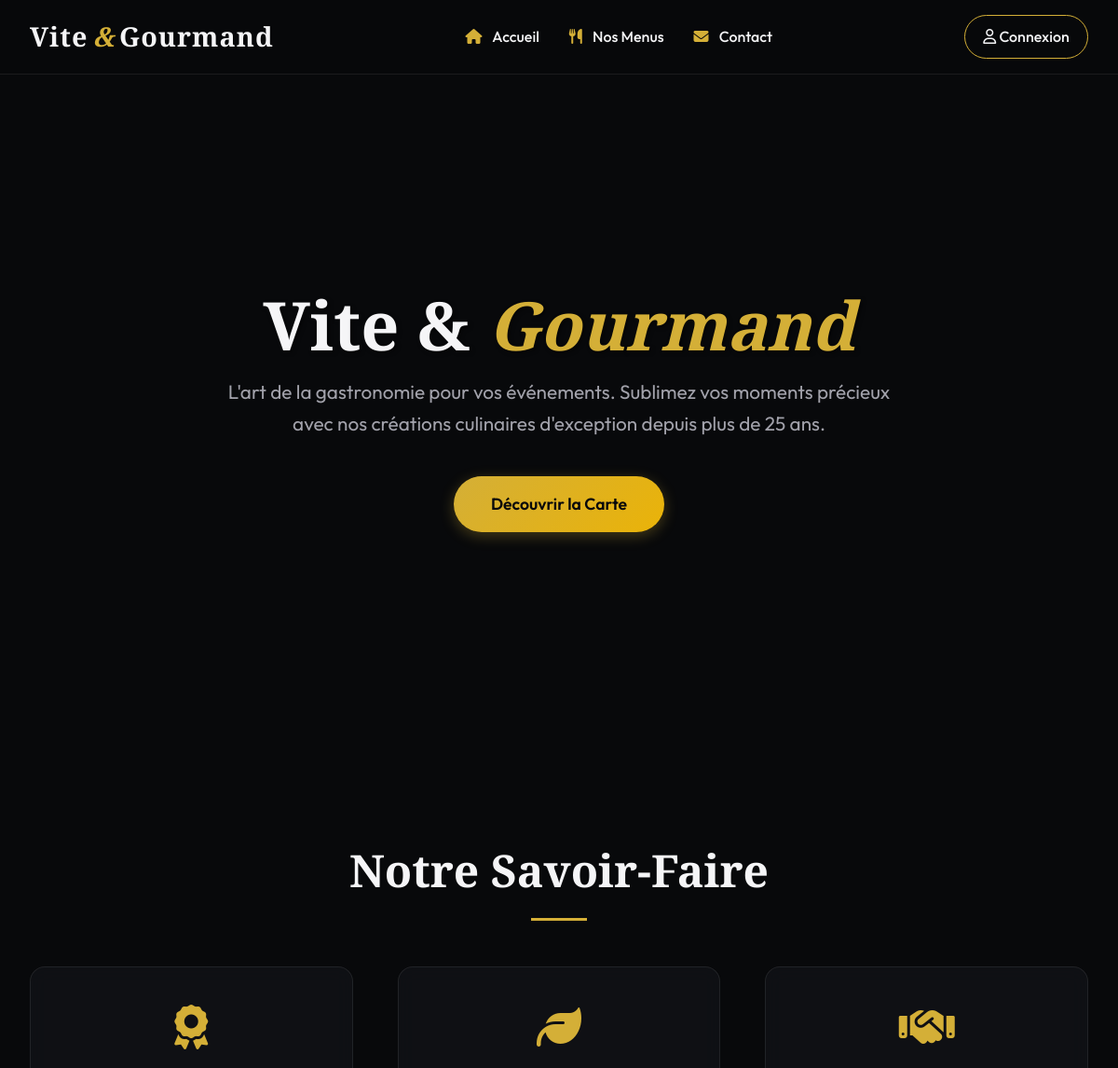
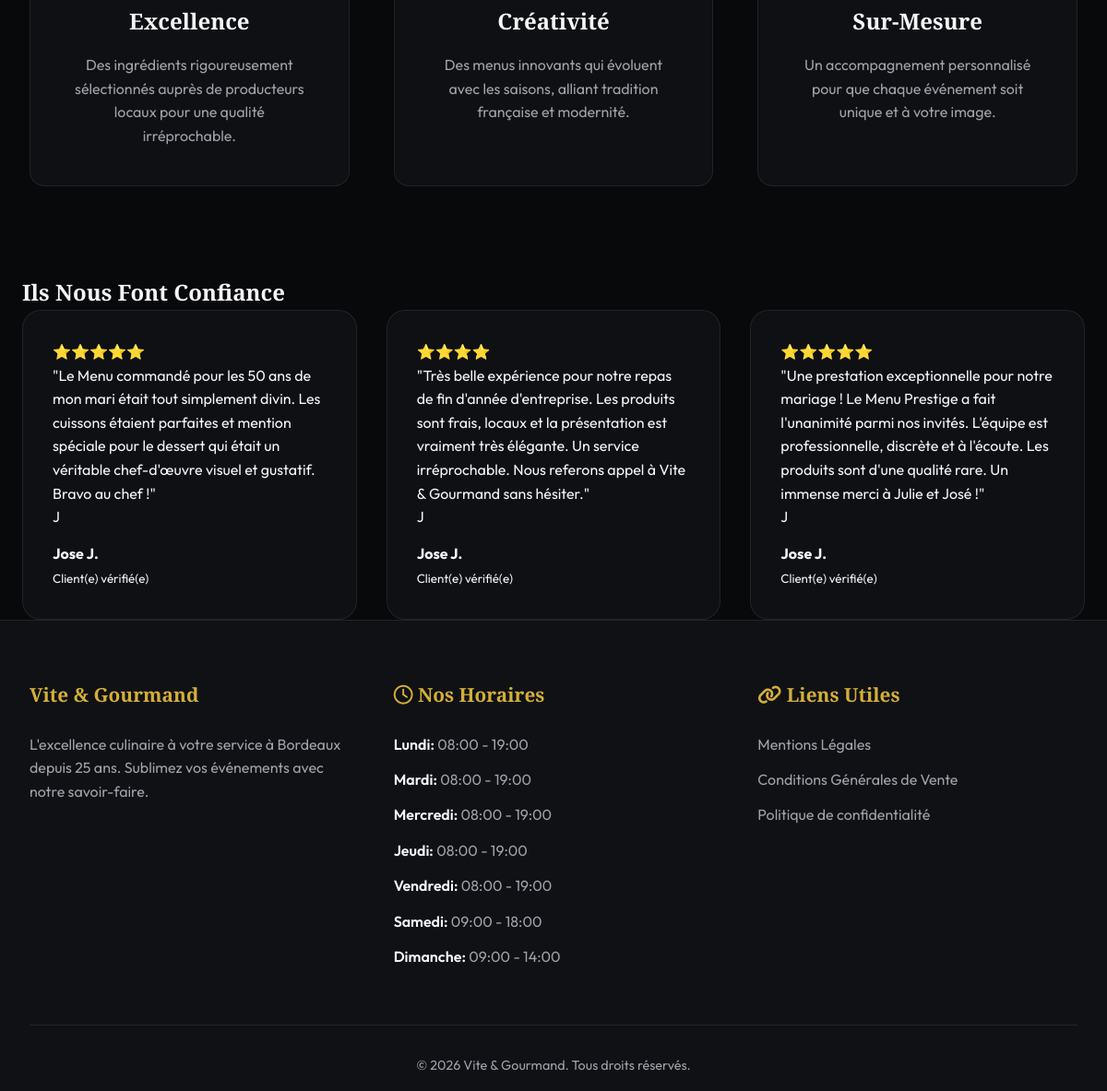
The page / on the database its author committed (2 pictures, top to bottom).
### tables this page shows
CREATE TABLE IF NOT EXISTS `avis` (
  `id_avis` int NOT NULL AUTO_INCREMENT,
  `note` int DEFAULT NULL,
  `commentaire` text,
  `statut` varchar(20) DEFAULT 'en attente',
  `id_utilisateur` int DEFAULT NULL,
  `id_commande` int DEFAULT NULL,
  PRIMARY KEY (`id_avis`),
  KEY `id_utilisateur` (`id_utilisateur`),
  KEY `id_commande` (`id_commande`)
);

CREATE TABLE IF NOT EXISTS `utilisateur` (
  `id_utilisateur` int NOT NULL AUTO_INCREMENT,
  `nom` varchar(50) NOT NULL,
  `prenom` varchar(50) NOT NULL,
  `email` varchar(100) NOT NULL,
  `gsm` varchar(20) DEFAULT NULL,
  `adresse_postale` text,
  `mot_de_passe` varchar(255) NOT NULL,
  `role` varchar(20) DEFAULT 'utilisateur',
  `statut_compte` varchar(20) NOT NULL DEFAULT 'actif',
  PRIMARY KEY (`id_utilisateur`),
  UNIQUE KEY `email` (`email`)
);

CREATE TABLE IF NOT EXISTS `horaire` (
  `id_horaire` int NOT NULL AUTO_INCREMENT,
  `jour` varchar(50) NOT NULL,
  `heures` varchar(50) NOT NULL,
  PRIMARY KEY (`id_horaire`)
);

### index.php (the view, shortened to what this page needs)
<?php
require_once 'includes/db.php';
include 'includes/header.php'; ?>
<section class="hero">
  <div class="hero-content">
    <h1>Vite & <span class="highlight">Gourmand</span></h1>
    <p>L'art de la gastronomie pour vos événements. Sublimez vos moments précieux avec nos créations culinaires d'exception depuis plus de 25 ans.</p>
    <a href="menus" class="btn-primary" style="text-decoration:none;">Découvrir la Carte</a>
  </div>
</section>
<section class="section">
  <h2 class="section-title">Notre Savoir-Faire</h2>
  <div class="about-grid">
    <div class="feature-card">
      <i class="fa-solid fa-award feature-icon"></i>
      <h3>Excellence</h3>
      <p>Des ingrédients rigoureusement sélectionnés auprès de producteurs locaux pour une qualité irréprochable.</p>
    </div>
    <div class="feature-card">
      <i class="fa-solid fa-leaf feature-icon"></i>
      <h3>Créativité</h3>
      <p>Des menus innovants qui évoluent avec les saisons, alliant tradition française et modernité.</p>
    </div>
    <div class="feature-card">
      <i class="fa-solid fa-handshake feature-icon"></i>
      <h3>Sur-Mesure</h3>
      <p>Un accompagnement personnalisé pour que chaque événement soit unique et à votre image.</p>
    </div>
  </div>
</section>
<section class="reviews-section py-5">
    <div class="container">
        <h2 class="logo-font text-gold text-center mb-5">Ils Nous Font Confiance</h2>
        <div class="row justify-content-center" style="display: flex; gap: 2rem; flex-wrap: wrap;">
            <?php
            if (isset($pdo)) {
                $req_avis_accueil = $pdo->query("
                    SELECT a.note, a.commentaire, u.prenom, LEFT(u.nom, 1) as initiale_nom
                    FROM avis a
                    JOIN utilisateur u ON a.id_utilisateur = u.id_utilisateur
                    WHERE a.statut = 'validé'
                    ORDER BY a.id_avis DESC
                    LIMIT 3
                ");
                if ($req_avis_accueil) {
                    $avis_valides = $req_avis_accueil->fetchAll(PDO::FETCH_ASSOC);
                    if (count($avis_valides) > 0) {
                        foreach($avis_valides as $avis):
            ?>
                            <div class="glass-panel p-4" style="flex: 1; min-width: 300px; max-width: 400px;">
                                <div class="text-warning mb-3">
                                    <?php echo str_repeat('⭐', (int)$avis['note']); ?>
                                </div>
                                <p class="fst-italic text-white mb-4">"<?php echo htmlspecialchars($avis['commentaire']); ?>"</p>
                                <div class="d-flex align-items-center gap-3">
                                    <div class="avatar-circle bg-warning text-dark fw-bold rounded-circle d-flex justify-content-center align-items-center" style="width: 40px; height: 40px;">
                                        <?php echo strtoupper(substr($avis['prenom'], 0, 1)); ?>
                                    </div>
                                    <div>
                                        <strong class="text-gold"><?php echo htmlspecialchars($avis['prenom'] . ' ' . $avis['initiale_nom'] . '.'); ?></strong>
                                        <br><small class="text-muted">Client(e) vérifié(e)</small>
                                    </div>
                                </div>
                            </div>
            <?php
                        endforeach;
                    } else {
                        echo '<p class="text-center text-muted fst-italic w-100">Les avis de nos clients apparaîtront ici prochainement.</p>';
                    }
                }
            }
            ?>
        </div>
    </div>
</section>
<?php include 'includes/footer.php'; ?>

### includes/footer.php (shortened to what this page needs)
</main>
    <footer class="footer mt-auto">
      <div class="footer-content">
        <div class="footer-section brand">
          <h3>Vite & Gourmand</h3>
          <p>L'excellence culinaire à votre service à Bordeaux depuis 25 ans. Sublimez vos événements avec notre savoir-faire.</p>
        </div>
        <div class="footer-section hours">
          <h3><i class="fa-regular fa-clock"></i> Nos Horaires</h3>
          <ul>
            <?php
            if (isset($pdo)) {
                $req_horaires_footer = $pdo->query("SELECT * FROM horaire");
                if ($req_horaires_footer) {
                    $horaires_footer = $req_horaires_footer->fetchAll(PDO::FETCH_ASSOC);
                    foreach($horaires_footer as $h):
            ?>
                        <li>
                          <span><?php echo htmlspecialchars($h['jour']); ?>:</span>
                          <?php echo htmlspecialchars($h['heures']); ?>
                        </li>
            <?php
                    endforeach;
                }
            } else {
                echo '<li><span>Lundi - Vendredi:</span> 08:00 - 19:00</li>';
                echo '<li><span>Samedi:</span> 09:00 - 18:00</li>';
                echo '<li><span>Dimanche:</span> 09:00 - 14:00</li>';
            }
            ?>
          </ul>
        </div>
        <div class="footer-section links">
          <h3><i class="fa-solid fa-link"></i> Liens Utiles</h3>
          <ul>
            <li><a href="mentions">Mentions Légales</a></li>
            <li><a href="cgv">Conditions Générales de Vente</a></li>
            <li><a href="confidentialite">Politique de confidentialité</a></li>
          </ul>
        </div>
      </div>
      <div class="footer-bottom">
        <p>&copy; <?php echo date('Y'); ?> Vite & Gourmand. Tous droits réservés.</p>
      </div>
    </footer>
  </div>
</body>
</html>

### assets/css/style.css (style rules this page uses)
:root { --bg-dark: #0f1115; --bg-darker: #08090b; --text-main: #f5f5f7; --text-muted: #a1a1aa; --gold-primary: #d4af37; --gold-hover: #b5952f; --glass-bg: rgba(255, 255, 255, 0.03); --glass-border: rgba(255, 255, 255, 0.08); --card-bg: rgba(20, 22, 28, 0.6); --danger: #ef4444; --success: #10b981; --font-sans: 'Outfit', sans-serif; --font-serif: 'Playfair Display', serif; }
* { box-sizing: border-box; margin: 0; padding: 0; }
body { font-family: var(--font-sans); background-color: var(--bg-darker); color: var(--text-main); line-height: 1.6; overflow-x: hidden; }
h1, h2, h3, h4 { font-family: var(--font-serif); font-weight: 600; color: var(--text-main); }
a { color: inherit; text-decoration: none; transition: color 0.3s ease; }
.container { width: 100%; max-width: 1200px; margin: 0 auto; padding-left: 1.5rem; padding-right: 1.5rem; }
.hero { position: relative; height: 90vh; display: flex; align-items: center; justify-content: center; text-align: center; overflow: hidden; }
.hero::before { content: ''; position: absolute; top: 0; left: 0; width: 100%; height: 100%; background: linear-gradient(to bottom, rgba(8, 9, 11, 0.3) 0%, rgba(8, 9, 11, 1) 100%), url('https://images.unsplash.com/photo-1555244162-803834f70033?q=80&w=2070&auto=format&fit=crop') center/cover no-repeat; z-index: -1; transform: scale(1.05); animation: slowZoom 20s ease-out infinite alternate; }
.hero-content { max-width: 800px; padding: 2rem; animation: fadeInUp 1s ease-out; }
.hero h1 { font-size: 4.5rem; margin-bottom: 1rem; line-height: 1.1; text-shadow: 2px 2px 4px rgba(0, 0, 0, 0.5); }
.hero .highlight { color: var(--gold-primary); font-style: italic; }
.hero p { font-size: 1.3rem; color: var(--text-muted); margin-bottom: 2.5rem; }
.btn-primary { display: inline-block; background: linear-gradient(135deg, var(--gold-primary), #eab308); color: var(--bg-darker); padding: 1rem 2.5rem; font-size: 1.1rem; font-weight: 600; border-radius: 50px; border: none; cursor: pointer; box-shadow: 0 4px 15px rgba(212, 175, 55, 0.3); transition: transform 0.3s ease, box-shadow 0.3s ease; }
.section { padding: 6rem 2rem; max-width: 1400px; margin: 0 auto; }
.section-title { text-align: center; font-size: 3rem; margin-bottom: 4rem; position: relative; }
.section-title::after { content: ''; position: absolute; bottom: -15px; left: 50%; transform: translateX(-50%); width: 60px; height: 3px; background: var(--gold-primary); }
.about-grid { display: grid; grid-template-columns: repeat(auto-fit, minmax(300px, 1fr)); gap: 3rem; }
.feature-card { background: var(--card-bg); border: 1px solid var(--glass-border); border-radius: 16px; padding: 2.5rem; text-align: center; transition: transform 0.3s ease, background 0.3s ease; backdrop-filter: blur(10px); }
.feature-icon { font-size: 3rem; color: var(--gold-primary); margin-bottom: 1.5rem; }
.feature-card h3 { font-size: 1.5rem; margin-bottom: 1rem; }
.feature-card p { color: var(--text-muted); }
.footer { background: var(--bg-dark); border-top: 1px solid var(--glass-border); padding: 4rem 2rem 1rem; }
.footer-content { max-width: 1400px; margin: 0 auto; display: grid; grid-template-columns: repeat(auto-fit, minmax(250px, 1fr)); gap: 3rem; margin-bottom: 3rem; }
.footer h3 { font-size: 1.3rem; margin-bottom: 1.5rem; color: var(--gold-primary); }
.footer p { color: var(--text-muted); }
.footer ul { list-style: none; }
.footer ul li { margin-bottom: 0.8rem; color: var(--text-muted); }
.footer ul li span { font-weight: 600; color: var(--text-main); }
.footer-bottom { text-align: center; padding-top: 2rem; border-top: 1px solid var(--glass-border); color: var(--text-muted); font-size: 0.9rem; }
.glass-panel { background: var(--card-bg); backdrop-filter: blur(12px); -webkit-backdrop-filter: blur(12px); border: 1px solid var(--glass-border); border-radius: 20px; padding: 2rem; }

### rows shown on the page
avis: note "⭐⭐⭐⭐⭐", commentaire "Le Menu commandé pour les 50 ans de mon mari était tout simplement divin. Les cuissons étaient parfaites et mention spéciale pour le dessert qui était un véritable chef-d'œuvre visuel et gustatif. Bravo au chef !", id_utilisateur.prenom "J", initiale_nom "Jose J."
avis: note "⭐⭐⭐⭐", commentaire "Très belle expérience pour notre repas de fin d'année d'entreprise. Les produits sont frais, locaux et la présentation est vraiment très élégante. Un service irréprochable. Nous referons appel à Vite & Gourmand sans hésiter.", id_utilisateur.prenom "J", initiale_nom "Jose J."
avis: note "⭐⭐⭐⭐⭐", commentaire "Une prestation exceptionnelle pour notre mariage ! Le Menu Prestige a fait l'unanimité parmi nos invités. L'équipe est professionnelle, discrète et à l'écoute. Les produits sont d'une qualité rare. Un immense merci à Julie et José !", id_utilisateur.prenom "J", initiale_nom "Jose J."
horaire: jour "Lundi", heures "08:00 - 19:00"
horaire: jour "Mardi", heures "08:00 - 19:00"
horaire: jour "Mercredi", heures "08:00 - 19:00"
horaire: jour "Jeudi", heures "08:00 - 19:00"
horaire: jour "Vendredi", heures "08:00 - 19:00"
horaire: jour "Samedi", heures "09:00 - 18:00"
horaire: jour "Dimanche", heures "09:00 - 14:00"
